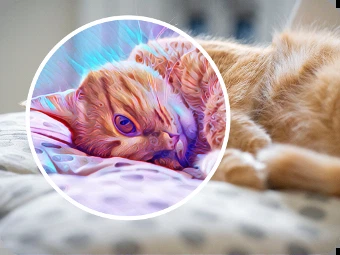
#> input picture Streamlit_app/cat.png, 340 x 255 px
$ python -i Home.py   (imports and definitions only)
#> lines starting #> are read from the running program, lines starting #| are printed output that depends on the picture; after the words box and inside, x2 and y2 are one past the last pixel; in counts of white or black regions, pixels touching at a corner belong together
#> further down, picture is the input picture: shape (255, 340, 3); mean B, G, R 168.5, 165.4, 182.1
#import cv2
import streamlit as st
import numpy as np
from PIL import Image
# [8 lines of commented-out code are left out]
def cartoonization (img):

    gray = cv2.cvtColor(img, cv2.COLOR_BGR2GRAY)
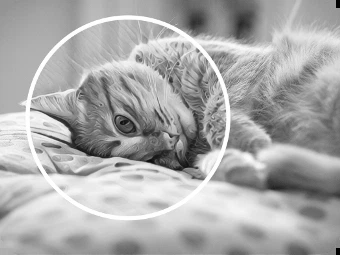
#> gray: shape (255, 340); min 0, max 255, mean 170.7
    gray = cv2.medianBlur(gray, 9)
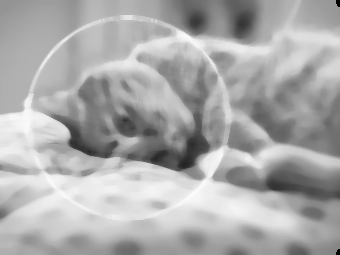
#> gray: shape (255, 340); min 0, max 252, mean 171.2
    edges = cv2.adaptiveThreshold(gray, 255, cv2.ADAPTIVE_THRESH_MEAN_C,
 										cv2.THRESH_BINARY, 9, 9)
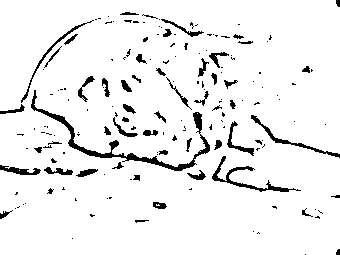
#> edges: shape (255, 340); 93.5% white; 168 black regions (115 under 20 px), largest, box (x1, y1, x2, y2) and area: (31, 90, 210, 171) 1220, (212, 156, 301, 192) 461, (251, 115, 340, 158) 325

    color = cv2.bilateralFilter(img, 5, 100, 100)
    cartoon = cv2.bitwise_and(color, color, mask=edges)
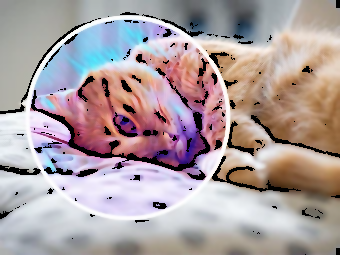
#> cartoon: shape (255, 340, 3); mean B, G, R 160.8, 158.4, 172.3
    return cartoon

# [11 lines not run here, left out]

>>> import cv2
>>> picture = cv2.imread('cat.png')
>>> result = cartoonization(picture)

$ run again, on Streamlit_app/compare.png
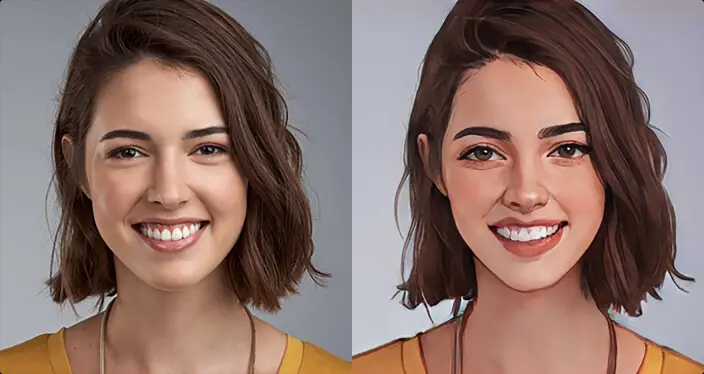
#> input picture Streamlit_app/compare.png, 704 x 374 px
#> picture is the input picture: shape (374, 704, 3); mean B, G, R 106.6, 113.2, 137.4
#> in cartoonization, `edges = cv2.adaptiveThreshold(gray, 255, cv2.ADAPTIVE_THRESH_MEAN_C, c..`:
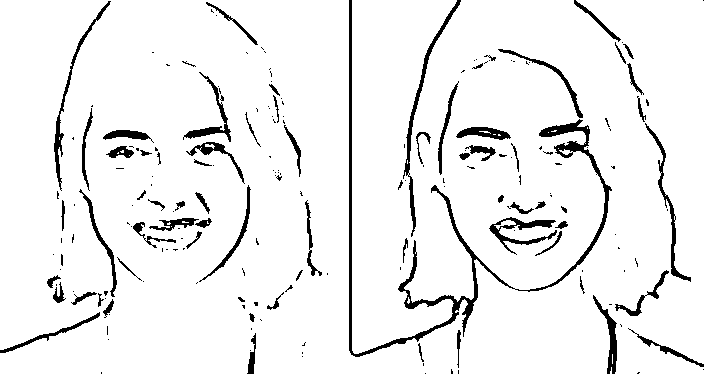
#> edges: shape (374, 704); 93.6% white; 198 black regions (126 under 20 px), largest, box (x1, y1, x2, y2) and area: (349, 0, 612, 357) 4285, (403, 0, 461, 237) 928, (54, 1, 111, 191) 705
#> in cartoonization, `cartoon = cv2.bitwise_and(color, color, mask=edges)`:
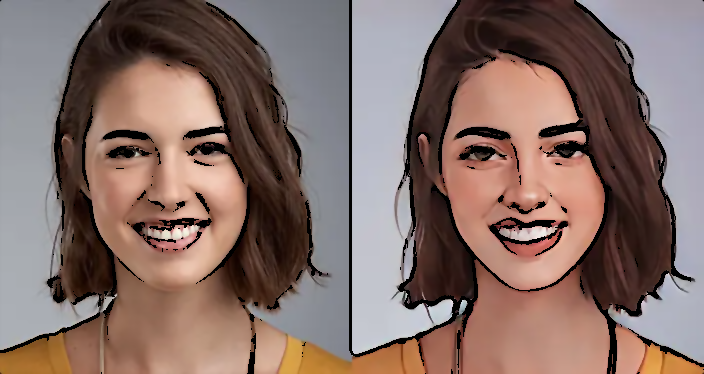
#> cartoon: shape (374, 704, 3); mean B, G, R 103.1, 109.3, 131.6
